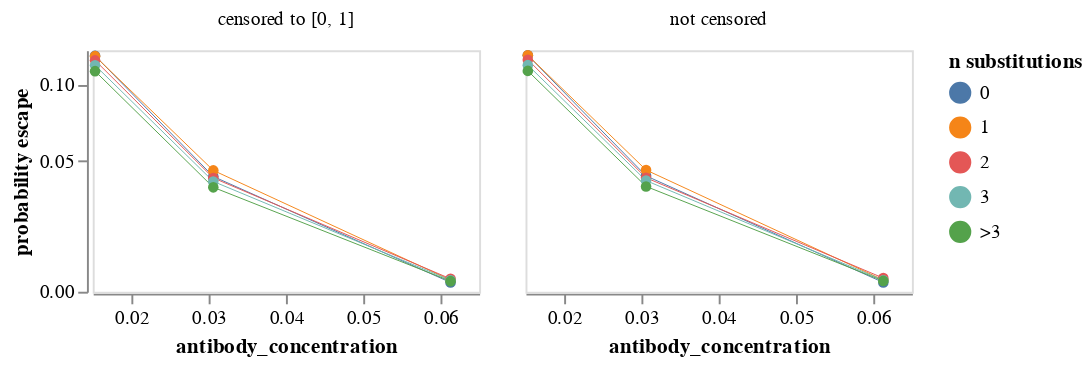

Here is the notebook cell this chart was saved with:
### Code cell
plot_avg_escape(prob_escape_list[0])

### Figure 1 — Vega-Lite specification as saved in the notebook (floating-point values rounded to 4 significant figures)
{"config": {"view": {"continuousWidth": 300, "continuousHeight": 300}, "axis": {"grid": false}}, "data": {"name": "data-18b805f73369812758594e787ae06f22"}, "mark": {"type": "line", "point": true, "size": 0.5}, "encoding": {"color": {"field": "n_subs", "title": "n substitutions", "type": "nominal"}, "column": {"field": "censored", "title": null, "type": "nominal"}, "tooltip": [{"field": "antibody_concentration", "format": ".3g", "type": "quantitative"}, {"field": "n_subs", "type": "nominal"}, {"field": "censored", "type": "nominal"}, {"field": "probability escape", "format": ".3g", "type": "quantitative"}], "x": {"field": "antibody_concentration", "type": "quantitative"}, "y": {"field": "probability escape", "scale": {"constant": 0.05, "type": "symlog"}, "type": "quantitative"}}, "height": 125, "width": 200, "$schema": "https://vega.github.io/schema/vega-lite/v5.8.0.json", "datasets": {"data-18b805f73369812758594e787ae06f22": [{"antibody_concentration": 0.0153, "n_subs": "0", "censored": "censored to [0, 1]", "probability escape": 0.1248}, {"antibody_concentration": 0.0153, "n_subs": "1", "censored": "censored to [0, 1]", "probability escape": 0.1244}, {"antibody_concentration": 0.0153, "n_subs": "2", "censored": "censored to [0, 1]", "probability escape": 0.1206}, {"antibody_concentration": 0.0153, "n_subs": "3", "censored": "censored to [0, 1]", "probability escape": 0.1161}, {"antibody_concentration": 0.0153, "n_subs": ">3", "censored": "censored to [0, 1]", "probability escape": 0.1111}, {"antibody_concentration": 0.0306, "n_subs": "0", "censored": "censored to [0, 1]", "probability escape": 0.04214}, {"antibody_concentration": 0.0306, "n_subs": "1", "censored": "censored to [0, 1]", "probability escape": 0.04517}, {"antibody_concentration": 0.0306, "n_subs": "2", "censored": "censored to [0, 1]", "probability escape": 0.04144}, {"antibody_concentration": 0.0306, "n_subs": "3", "censored": "censored to [0, 1]", "probability escape": 0.03974}, {"antibody_concentration": 0.0306, "n_subs": ">3", "censored": "censored to [0, 1]", "probability escape": 0.03698}, {"antibody_concentration": 0.0613, "n_subs": "0", "censored": "censored to [0, 1]", "probability escape": 0.00252}, {"antibody_concentration": 0.0613, "n_subs": "1", "censored": "censored to [0, 1]", "probability escape": 0.003212}, {"antibody_concentration": 0.0613, "n_subs": "2", "censored": "censored to [0, 1]", "probability escape": 0.003548}, {"antibody_concentration": 0.0613, "n_subs": "3", "censored": "censored to [0, 1]", "probability escape": 0.00316}, {"antibody_concentration": 0.0613, "n_subs": ">3", "censored": "censored to [0, 1]", "probability escape": 0.00289}, {"antibody_concentration": 0.0153, "n_subs": "0", "censored": "not censored", "probability escape": 0.1252}, {"antibody_concentration": 0.0153, "n_subs": "1", "censored": "not censored", "probability escape": 0.1253}, {"antibody_concentration": 0.0153, "n_subs": "2", "censored": "not censored", "probability escape": 0.1212}, {"antibody_concentration": 0.0153, "n_subs": "3", "censored": "not censored", "probability escape": 0.1163}, {"antibody_concentration": 0.0153, "n_subs": ">3", "censored": "not censored", "probability escape": 0.1113}, {"antibody_concentration": 0.0306, "n_subs": "0", "censored": "not censored", "probability escape": 0.04244}, {"antibody_concentration": 0.0306, "n_subs": "1", "censored": "not censored", "probability escape": 0.04538}, {"antibody_concentration": 0.0306, "n_subs": "2", "censored": "not censored", "probability escape": 0.04151}, {"antibody_concentration": 0.0306, "n_subs": "3", "censored": "not censored", "probability escape": 0.04015}, {"antibody_concentration": 0.0306, "n_subs": ">3", "censored": "not censored", "probability escape": 0.03741}, {"antibody_concentration": 0.0613, "n_subs": "0", "censored": "not censored", "probability escape": 0.00252}, {"antibody_concentration": 0.0613, "n_subs": "1", "censored": "not censored", "probability escape": 0.003212}, {"antibody_concentration": 0.0613, "n_subs": "2", "censored": "not censored", "probability escape": 0.003753}, {"antibody_concentration": 0.0613, "n_subs": "3", "censored": "not censored", "probability escape": 0.00316}, {"antibody_concentration": 0.0613, "n_subs": ">3", "censored": "not censored", "probability escape": 0.002954}]}}
